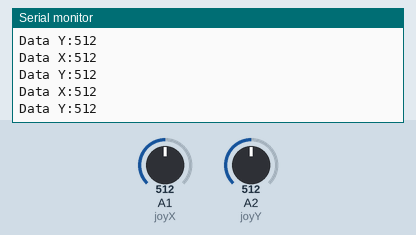
Simulated run of this sketch. Board: Arduino Uno, built with avr-gcc and run on an emulated ATmega328P. Parts: the last lines printed to the serial monitor. The inputs (shaded band) are chosen by the test bench; at power-on: A1 (joyX) = 512, A2 (joyY) = 512. No radio packets arrive unless stated.

Above: at 1.2 s.
1.3 s: A1 (joyX) set to 106
At 1.9 s:
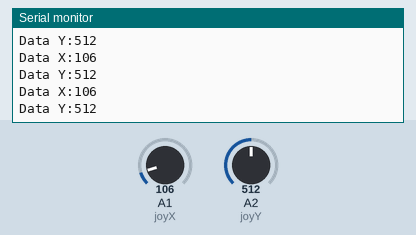
4.3 s: A1 (joyX) set to 90
At 5.0 s:
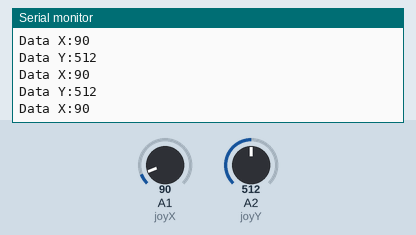
5.8 s: A2 (joyY) set to 104
At 6.8 s:
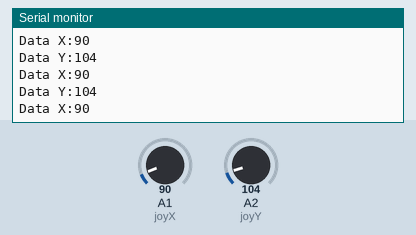
7.3 s: A2 (joyY) set to 89
At 8.2 s:
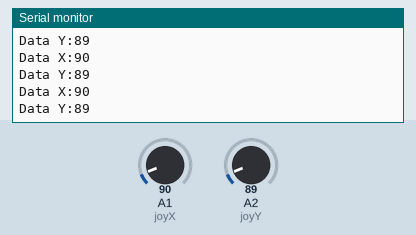
8.8 s: A1 (joyX) set to 985
At 9.8 s:
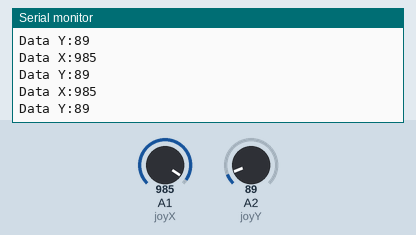
10.3 s: A1 (joyX) set to 1008
At 11.2 s:
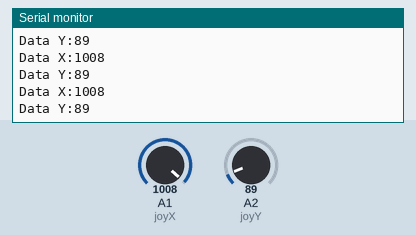
Timing chart, 0 to 12.8 s (numbered marks = the images above; inputs shaded):
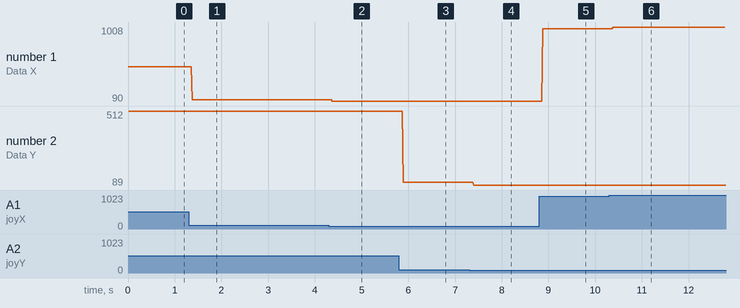

The sketch:

Remote_Control_transmitter.ino
```cpp
#include <SPI.h>  //the communication interface with the modem
#include "RF24.h" //the library which helps us to control the radio modem

//define the data pins
int joyX = A1;
int joyY = A2;

//define variable values
int dataX;
int dataY;

int data[2];

RF24 radio(7,8); //8 and 10 are a digital pin numbers to which signals CE and CSN are connected

const uint64_t pipe = 0xE8E8F0F0E1LL; //the address of the modem, that will receive data from Arduino


void setup(void){
  Serial.begin(9600);
  radio.begin();                      //it activates the modem
  radio.openWritingPipe(pipe);        //sets the address of the receiver to which the program will send data
}

void loop(){
  //Send signal data
  dataX = analogRead(joyX);
  dataY = analogRead(joyY);

  data[0] = dataX;
  data[1] = dataY;

  Serial.print("Data X:"); Serial.println(dataX);
  Serial.print("Data Y:"); Serial.println(dataY);
  radio.write(data, sizeof(data));

}
```

Measured:
- the behaviour switches between 100 and 99 on A1 (joyX) (found by bisection; images 1 and 2)
- the behaviour switches between 100 and 99 on A2 (joyY) (found by bisection; images 3 and 4)
- after the input at 1.3 s, the serial monitor: prints a new line after 0.08 s (image 1)
- after the input at 4.3 s, the serial monitor: prints a new line after 0.07 s (image 2)
- after the input at 5.8 s, the serial monitor: prints a new line after 0.09 s (image 3)
- after the input at 7.3 s, the serial monitor: prints a new line after 0.10 s (image 4)
- after the input at 8.8 s, the serial monitor: prints a new line after 0.07 s (image 5)
- after the input at 10.3 s, the serial monitor: prints a new line after 0.08 s (image 6)
